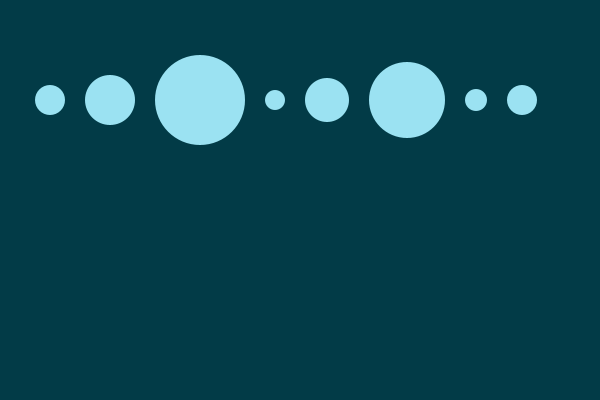
Frame 1 (no input)
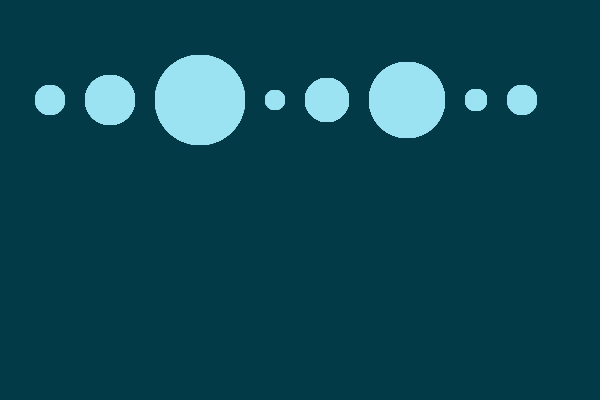
Frame 60 (the mouse pressed at the canvas centre just before this capture)
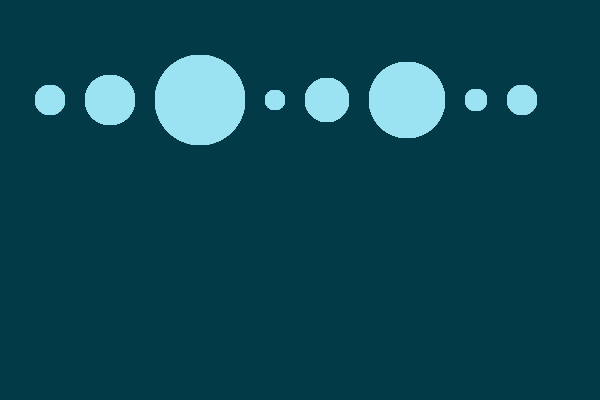
Frame 120 (the mouse held since frame 60 and released just before this capture)

The Processing sketch that drew these frames (run headless with seeded random() and noise(); from frame 60 on, the mouse is pressed at the canvas centre):

// Processing sketch: array5
// ── array5.pde
void setup() {
   size(600, 400);
   background(2, 59, 71);
   fill(155, 226, 242);
   noStroke();
}

int [] Diameters = { 30, 50, 90, 20, 44, 76, 22, 30 };

void draw() {
   int xpos = 50;
   for (int i=0; i<8; i++) {
      ellipse(xpos, 100, Diameters[i], Diameters[i]);
      if (i < 7) {
         xpos += (Diameters[i]/2.0) + 20 + (Diameters[i+1]/2.0);
      }
   }
}
